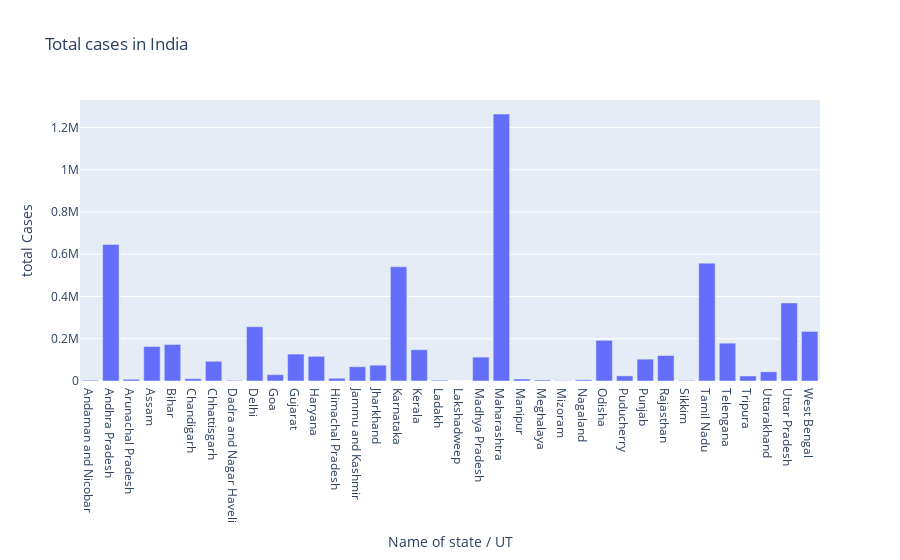

The code cell stored with this chart in its notebook:
### Code cell
# Plotly graph objects

fig = go.Figure()
fig.add_trace(go.Bar(x=df['Name of State / UT'],y=df['Total Cases']))
fig.update_layout(title='Total cases in India',xaxis=dict(title='Name of state / UT'),yaxis=dict(title='total Cases'))
fig

### Figure 1 — Plotly figure (JSON) as saved in the notebook; plotly's stock layout.template omitted (floating-point values rounded to 4 significant figures)
{"data": [{"type": "bar", "x": ["Andaman and Nicobar", "Andhra Pradesh", "Arunachal Pradesh", "Assam", "Bihar", "Chandigarh", "Chhattisgarh", "Dadra and Nagar Haveli", "Delhi", "Goa", "Gujarat", "Haryana", "Himachal Pradesh", "Jammu and Kashmir", "Jharkhand", "Karnataka", "Kerala", "Ladakh", "Lakshadweep", "Madhya Pradesh", "Maharashtra", "Manipur", "Meghalaya", "Mizoram", "Nagaland", "Odisha", "Puducherry", "Punjab", "Rajasthan", "Sikkim", "Tamil Nadu", "Telengana", "Tripura", "Uttarakhand", "Uttar Pradesh", "West Bengal"], "y": [3712, 646530, 8133, 163491, 172854, 10726, 93351, 2962, 256789, 29879, 127379, 116856, 13049, 67510, 75089, 540847, 148132, 3933, 0, 113057, 1263799, 9376, 4961, 1713, 5671, 192548, 24227, 103464, 120739, 2628, 557999, 179246, 23789, 43720, 369686, 234673]}], "layout": {"title": {"text": "Total cases in India"}, "xaxis": {"title": {"text": "Name of state / UT"}}, "yaxis": {"title": {"text": "total Cases"}}}}
